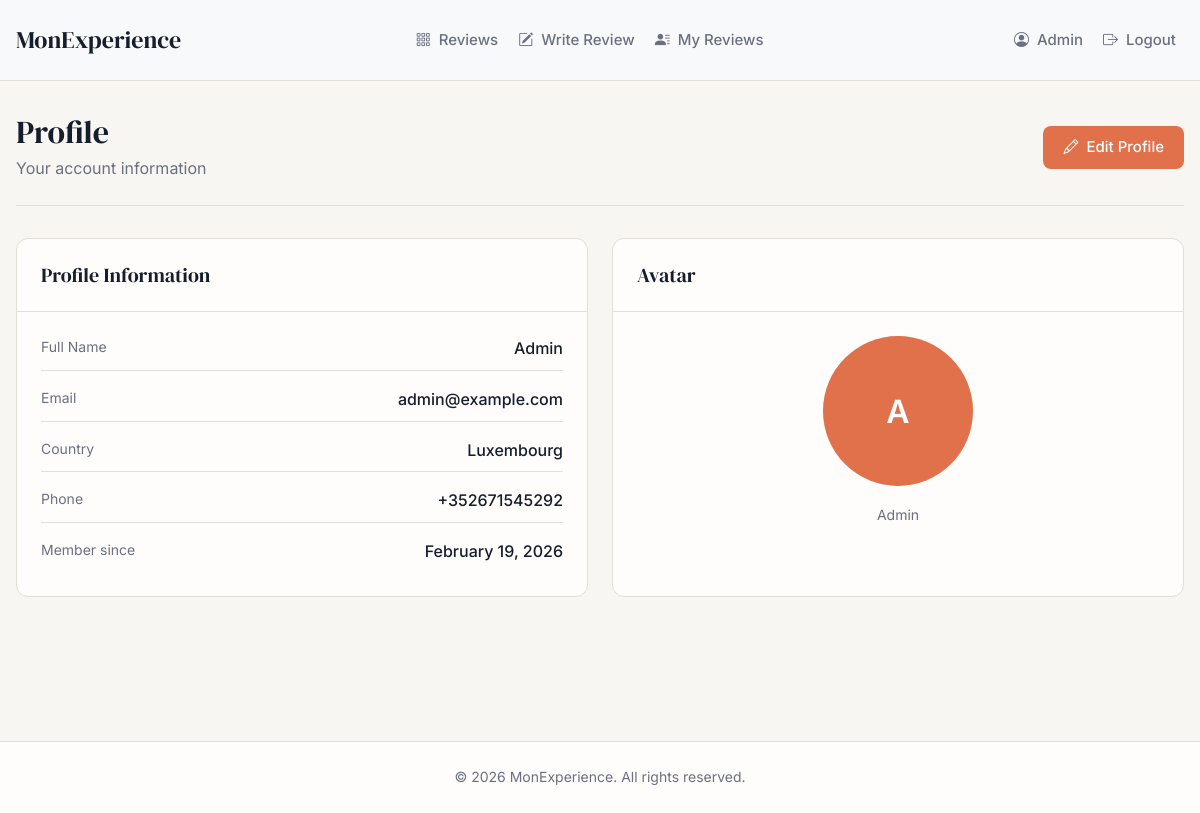
The app's page /accounts/profile/ (signed in) with its own data.
### apps/users/models.py (models this page shows, shortened)
class User(AbstractUser):
    id = models.UUIDField(primary_key=True, default=uuid.uuid4, editable=False)
    bio = models.TextField(blank=True)
    avatar = models.ImageField(upload_to="users/avatars/", blank=True)
    country = CountryField()
    phone = PhoneNumberField(
        unique=True,
        region=None,
        help_text="Phone number with country code (e.g., +1234567890)"
    )
    full_name = models.CharField(max_length=150, blank=True, verbose_name="Full Name")
    created_at = models.DateTimeField(auto_now_add=True)
    updated_at = models.DateTimeField(auto_now=True)
    username = None
    USERNAME_FIELD = "phone"
    REQUIRED_FIELDS = ["full_name"]
    class Meta:
        db_table = "users"

### apps/users/views.py (the view)
# urls.py: path("profile/", views.profile_view, name="profile"),
@login_required
def profile_view(request):
    return render(request, "users/profile.html", {"user": request.user})

### apps/companies/selectors.py (called while the page is built)
def company_get_for_user(user):
    if not user.is_authenticated:
        return None
    try:
        return Company.objects.get(claimed_by=user)
    except Company.DoesNotExist:
        return None

### config/context_processors.py (called while the page is built)
def company_context(request):
    if request.user.is_authenticated:
        claimed_company = company_get_for_user(request.user)
        return {
            'claimed_company': claimed_company,
        }
    return {}

### templates/users/profile.html (shortened to what this page needs)
{% extends "base.html" %}
{% block content %}
<div class="page-header">
    <div>
        <h1 class="page-title">Profile</h1>
        <p class="page-subtitle">Your account information</p>
    </div>
    <a href="{% url 'profile_edit' %}" class="btn btn-primary">
        <i class="bi bi-pencil"></i> Edit Profile
    </a>
</div>
<div class="profile-grid">
    <div class="profile-card">
        <div class="profile-header">
            <h5 class="mb-0" style="font-family: var(--font-display);">Profile Information</h5>
        </div>
        <div class="profile-body">
            <div class="profile-info">
                <div class="profile-info-row">
                    <span class="profile-info-label">Full Name</span>
                    <span class="profile-info-value">{{ user.full_name|default:user.phone }}</span>
                </div>
                <div class="profile-info-row">
                    <span class="profile-info-label">Email</span>
                    <span class="profile-info-value">{{ user.email|default:"-" }}</span>
                </div>
                <div class="profile-info-row">
                    <span class="profile-info-label">Country</span>
                    <span class="profile-info-value">{{ user.country.name|default:"-" }}</span>
                </div>
                <div class="profile-info-row">
                    <span class="profile-info-label">Phone</span>
                    <span class="profile-info-value">{{ user.phone|default:"-" }}</span>
                </div>
                <div class="profile-info-row">
                    <span class="profile-info-label">Member since</span>
                    <span class="profile-info-value">{{ user.date_joined|date:"F d, Y" }}</span>
                </div>
            </div>
        </div>
    </div>
    <div class="profile-card">
        <div class="profile-header">
            <h5 class="mb-0" style="font-family: var(--font-display);">Avatar</h5>
        </div>
        <div class="profile-body" style="text-align: center;">
            {% if user.avatar %}
            <img src="{{ user.avatar.url }}" alt="{{ user.full_name|default:user.phone }}" class="avatar avatar-lg" style="width: 150px; height: 150px; margin-bottom: var(--spacing-md);">
            {% else %}
            <div class="avatar avatar-lg" style="width: 150px; height: 150px; margin: 0 auto var(--spacing-md);">
                {{ user.full_name|default:user.phone|make_list|first|upper }}
            </div>
            {% endif %}
            <p style="color: var(--muted-foreground); margin-bottom: 0;">
                <small>{{ user.full_name|default:user.phone }}</small>
            </p>
        </div>
    </div>
</div>
{% endblock %}

### templates/base.html (shortened to what this page needs)
{% load static %}
<!DOCTYPE html>
<html lang="en">
<head>
    <link href="https://cdn.jsdelivr.net/npm/bootstrap@5.2.3/dist/css/bootstrap.min.css" rel="stylesheet">
    <link rel="stylesheet" href="https://cdn.jsdelivr.net/npm/bootstrap-icons@1.11.0/font/bootstrap-icons.css">
    <link rel="stylesheet" href="https://cdn.jsdelivr.net/npm/select2@4.0.13/dist/css/select2.min.css" />
    <link rel="stylesheet" href="https://cdn.jsdelivr.net/npm/select2-bootstrap-5-theme@1.3.0/dist/select2-bootstrap-5-theme.min.css" />
    <link rel="stylesheet" href="{% static 'css/styles.css' %}">
</head>
<body>
    <nav class="navbar navbar-expand-lg navbar-light bg-light">
        <div class="container navbar-container">
            <div class="navbar-brand-wrapper">
                <a class="navbar-brand" href="{% url 'review_list' %}">
                    MonExperience
                </a>
            </div>
            <div class="collapse navbar-collapse navbar-menu" id="navbarMenu">
                <ul class="navbar-nav navbar-nav-right me-auto">
                    <li class="nav-item">
                        <a class="nav-link" href="{% url 'review_list' %}">
                            <i class="bi bi-grid-3x3-gap"></i> Reviews
                        </a>
                    </li>
                    {% if user.is_authenticated %}
                    {% if not claimed_company %}
                    <li class="nav-item">
                        <a class="nav-link" href="{% url 'review_create' %}">
                            <i class="bi bi-pencil-square"></i> Write Review
                        </a>
                    </li>
                    {% endif %}
                    {% if not claimed_company %}
                    <li class="nav-item">
                        <a class="nav-link" href="{% url 'my_reviews' %}">
                            <i class="bi bi-person-lines-fill"></i> My Reviews
                        </a>
                    </li>
                    {% endif %}
                    {% endif %}
                </ul>
                <ul class="navbar-nav ms-auto navbar-nav-right">
                    {% if user.is_authenticated %}
                    <li class="nav-item">
                        <a class="nav-link" href="{% url 'profile' %}">
                            <i class="bi bi-person-circle"></i>
                            {{ user.full_name|default:user.phone }}
                        </a>
                    </li>
                    <li class="nav-item">
                        <a class="nav-link" href="{% url 'logout' %}">
                            <i class="bi bi-box-arrow-right"></i> Logout
                        </a>
                    </li>
                    {% endif %}
                </ul>
            </div>
        </div>
    </nav>
    <main class="main-content">
        <div class="container">
            {% block content %}{% endblock %}
        </div>
    </main>
    <footer class="footer">
        <div class="container">
            <p class="footer-content mb-0">&copy; 2026 MonExperience. All rights reserved.</p>
        </div>
    </footer>
</body>
</html>

### records on screen
User: full_name "Admin", email "admin@example.com", country.name "Luxembourg", phone "+352671545292", date_joined "February 19, 2026", full_name|make_list "A"
